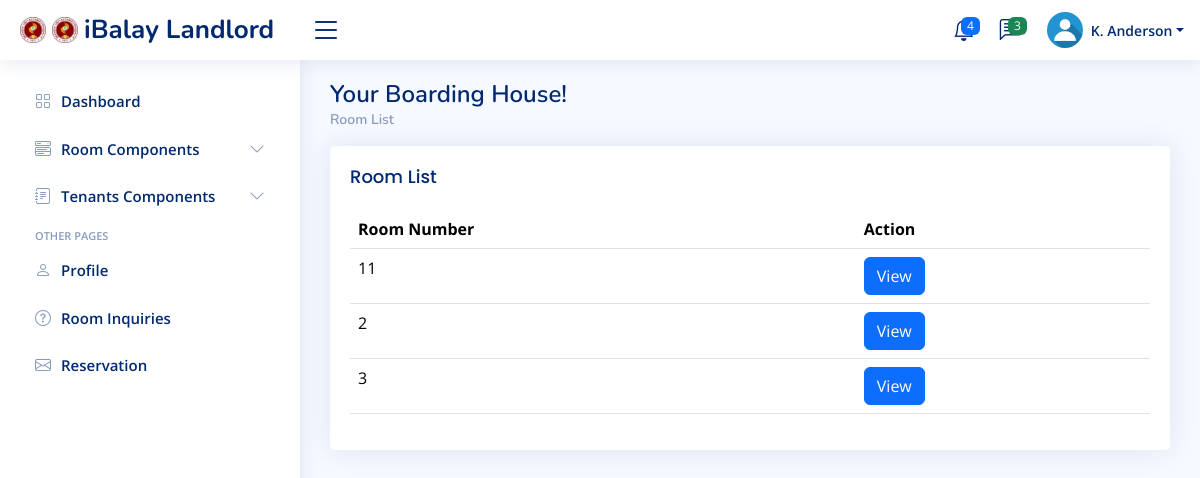
Before: /landlord/room/show-room.php (signed in) with the older database file.
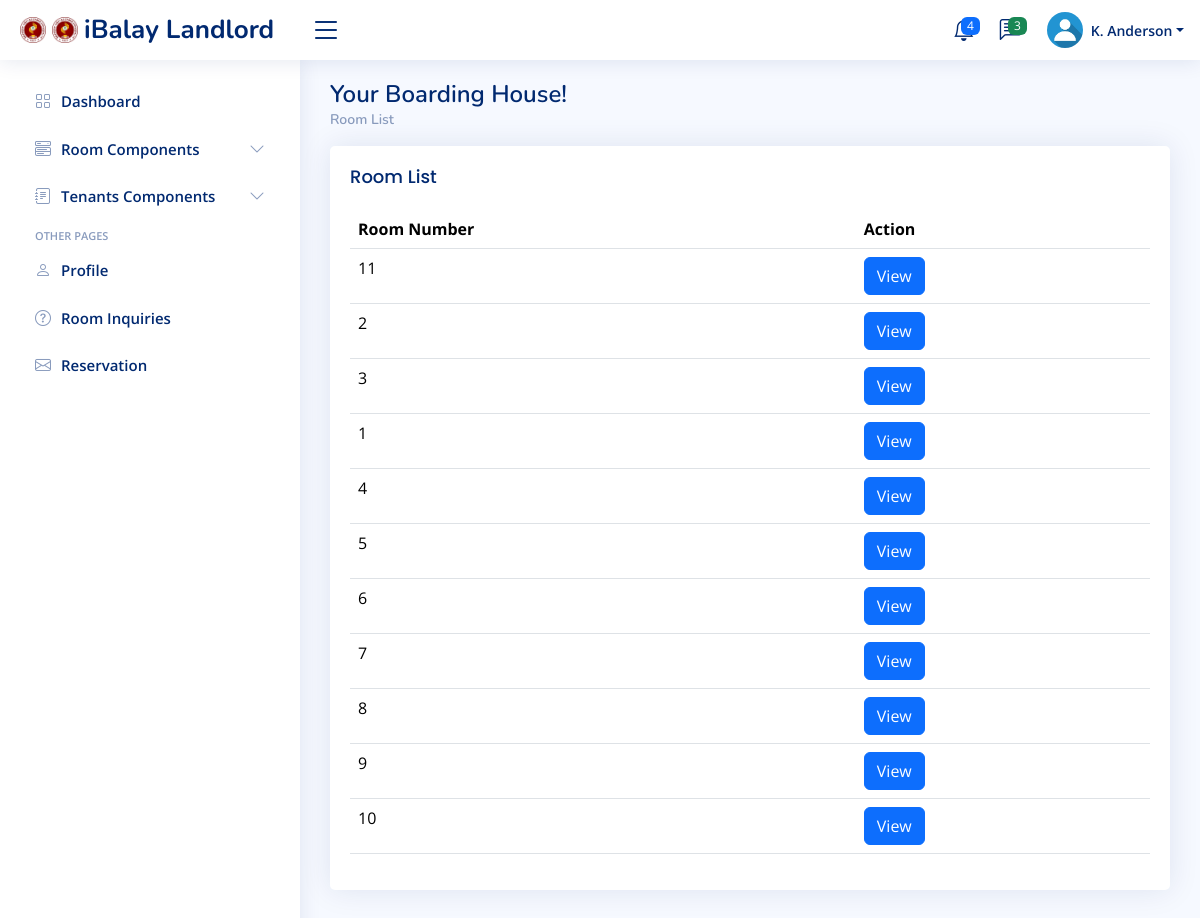
After: the same page with the newer database file.
### tables this page shows
CREATE TABLE `room` (
  `room_id` bigint(20) UNSIGNED NOT NULL,
  `landlord_id` int(11) DEFAULT NULL,
  `room_number` int(11) DEFAULT NULL,
  `description` text DEFAULT NULL,
  `capacity` int(11) DEFAULT NULL,
  `room_price` decimal(10,2) DEFAULT NULL,
  `room_photo1` varchar(255) DEFAULT NULL,
  `room_photo2` varchar(255) DEFAULT NULL
);

### landlord/room/views/tasks/fetch-room-details.php (called while the page is built, shortened)
<?php
include('../../database/config.php');
$landlord_id = $_SESSION['landlord_id'];
$query = "SELECT room_id, room_number, description, capacity, room_price, room_photo1, room_photo2, landlord_id FROM room WHERE landlord_id = ?";
$stmt = $conn->prepare($query);
$stmt->bind_param("i", $landlord_id);
$rooms = [];
if ($stmt->execute()) {
    $result = $stmt->get_result();
    while ($row = $result->fetch_assoc()) {
        $rooms[] = $row;
    }
} else {
    echo "Error retrieving rooms: " . $stmt->error;
}
?>

### landlord/room/views/show-room.php (the view, shortened to what this page needs)
<?php
include('views/tasks/fetch-room-details.php');
?>
<main id="main" class="main">
        <div class="pagetitle">
            <h1>Your Boarding House!</h1>
            <nav>
                <ol class="breadcrumb">
                    <li class="breadcrumb-item"><a href="#">Room List</a></li>
                </ol>
            </nav>
        </div>
                <div class="card">
                    <div class="card-body">
                        <h5 class="card-title">Room List</h5>
                        <table class="table datatable">
                            <thead>
                                <tr>
                                    <th>Room Number</th>
                                    <th>Action</th>
                                </tr>
                            </thead>
                            <tbody>
                                <?php if (!empty($rooms)): ?>
                                    <?php foreach ($rooms as $room): ?>
                                        <tr>
                                            <td><?php echo htmlspecialchars($room['room_number']); ?></td>
                                            <td>
                                                <button class="btn btn-primary" data-bs-toggle="modal"
                                                        data-bs-target="#roomDetailsModal"
                                                        data-room-details='<?php echo json_encode($room); ?>'>
                                                    View
                                                </button>
                                            </td>
                                        </tr>
                                    <?php endforeach; ?>
                                <?php else: ?>
                                    <tr>
                                        <td colspan="2">No rooms available. Add some rooms!</td>
                                    </tr>
                                <?php endif; ?>
                            </tbody>
                        </table>
                    </div>
                </div>
</main>

### landlord/layouts/header.php (shortened to what this page needs)
<head>
</head>
<header id="header" class="header fixed-top d-flex align-items-center">
  <div class="d-flex align-items-center justify-content-between">
    <a href="#" class="logo d-flex align-items-center">
      <img src="../../assets/img/evsufav.png" alt="">
      <img src=".././assets/img/evsufav.png" alt="">
      <span class="d-none d-lg-block">iBalay Landlord</span>
    </a>
    <i class="bi bi-list toggle-sidebar-btn"></i>
  </div>
  <nav class="header-nav ms-auto">
    <ul class="d-flex align-items-center">
      <li class="nav-item dropdown">
        <a class="nav-link nav-icon" href="#" data-bs-toggle="dropdown">
          <span class="badge bg-primary badge-number">4</span>
        </a>
      </li>
      <li class="nav-item dropdown">
        <a class="nav-link nav-icon" href="#" data-bs-toggle="dropdown">
          <span class="badge bg-success badge-number">3</span>
        </a>
      </li>
      <li class="nav-item dropdown pe-3">
        <a class="nav-link nav-profile d-flex align-items-center pe-0" href="#" data-bs-toggle="dropdown">
          <img src="../../assets/img/deafult-pic.jpg" alt="Profile" class="rounded-circle">
          <span class="d-none d-md-block dropdown-toggle ps-2">K. Anderson</span>
        </a>
      </li>
    </ul>
  </nav>
</header>

### landlord/room/show-room.php (shortened to what this page needs)
<?php
  include('../layouts/header.php');
  ?>
<!DOCTYPE html>
<html lang="en">
<head>
  <link href="../../assets/vendor/bootstrap/css/bootstrap.min.css" rel="stylesheet">
  <link href="../../assets/vendor/bootstrap-icons/bootstrap-icons.css" rel="stylesheet">
  <link href="../../assets/vendor/boxicons/css/boxicons.min.css" rel="stylesheet">
  <link href="../../assets/vendor/quill/quill.snow.css" rel="stylesheet">
  <link href="../../assets/vendor/quill/quill.bubble.css" rel="stylesheet">
  <link href="../../assets/vendor/remixicon/remixicon.css" rel="stylesheet">
  <link href="../../assets/vendor/simple-datatables/style.css" rel="stylesheet">
  <link href="../../assets/css/style.css" rel="stylesheet">
</head>
<body>
  <?php
    require('../layouts/sidebar.php');
  ?>
  <?php
    include('views/show-room.php');
  ?>
</body>
</html>

### landlord/layouts/sidebar.php (shortened to what this page needs)
<aside id="sidebar" class="sidebar">
  <ul class="sidebar-nav" id="sidebar-nav">
    <li class="nav-item">
      <a class="nav-link collapsed" href="/iBalay/landlord/dashboard/home.php">
        <i class="bi bi-grid"></i>
        <span>Dashboard</span>
      </a>
    </li>
    <li class="nav-item">
      <a class="nav-link collapsed" data-bs-target="#components-nav" data-bs-toggle="collapse" href="#">
        <i class="bi bi-menu-button-wide"></i><span>Room Components</span><i class="bi bi-chevron-down ms-auto"></i>
      </a>
    </li>
    <li class="nav-item">
      <a class="nav-link collapsed" data-bs-target="#forms-nav" data-bs-toggle="collapse" href="#">
        <i class="bi bi-journal-text"></i><span>Tenants Components</span><i class="bi bi-chevron-down ms-auto"></i>
      </a>
    </li>
    <li class="nav-heading">Other Pages</li>
    <li class="nav-item">
      <a class="nav-link collapsed" href="users-profile.html">
        <i class="bi bi-person"></i>
        <span>Profile</span>
      </a>
    </li>
    <li class="nav-item">
      <a class="nav-link collapsed" href="pages-faq.html">
        <i class="bi bi-question-circle"></i>
        <span>Room Inquiries</span>
      </a>
    </li>
    <li class="nav-item">
      <a class="nav-link collapsed" href="pages-contact.html">
        <i class="bi bi-envelope"></i>
        <span>Reservation</span>
      </a>
    </li>
  </ul>
</aside>

### assets/css/style.css (style rules this page uses)
:root { scroll-behavior: smooth; }
body { font-family: "Open Sans", sans-serif; background: #f6f9ff; color: #444444; }
a { color: #4154f1; text-decoration: none; }
h1, h2, h3, h4, h5, h6 { font-family: "Nunito", sans-serif; }
#main { margin-top: 60px; padding: 20px 30px; transition: all 0.3s; }
.pagetitle { margin-bottom: 10px; }
.pagetitle h1 { font-size: 24px; margin-bottom: 0; font-weight: 600; color: #012970; }
.card { margin-bottom: 30px; border: none; border-radius: 5px; box-shadow: 0px 0 30px rgba(1, 41, 112, 0.1); }
.card-title { padding: 20px 0 15px 0; font-size: 18px; font-weight: 500; color: #012970; font-family: "Poppins", sans-serif; }
.card-body { padding: 0 20px 20px 20px; }
.breadcrumb { font-size: 14px; font-family: "Nunito", sans-serif; color: #899bbd; font-weight: 600; }
.breadcrumb a { color: #899bbd; transition: 0.3s; }
.breadcrumb .breadcrumb-item::before { color: #899bbd; }
.logo { line-height: 1; }
@media (min-width: 1200px) { .logo { width: 280px; } }
.logo img { max-height: 26px; margin-right: 6px; }
.logo span { font-size: 26px; font-weight: 700; color: #012970; font-family: "Nunito", sans-serif; }
.header { transition: all 0.5s; z-index: 997; height: 60px; box-shadow: 0px 2px 20px rgba(1, 41, 112, 0.1); background-color: #fff; padding-left: 20px; }
.header .toggle-sidebar-btn { font-size: 32px; padding-left: 10px; cursor: pointer; color: #012970; }
.header-nav ul { list-style: none; }
.header-nav>ul { margin: 0; padding: 0; }
.header-nav .nav-icon { font-size: 22px; color: #012970; margin-right: 25px; position: relative; }
.header-nav .nav-profile { color: #012970; }
.header-nav .nav-profile img { max-height: 36px; }
.header-nav .nav-profile span { font-size: 14px; font-weight: 600; }
.header-nav .badge-number { position: absolute; inset: -2px -5px auto auto; font-weight: normal; font-size: 12px; padding: 3px 6px; }
.sidebar { position: fixed; top: 60px; left: 0; bottom: 0; width: 300px; z-index: 996; transition: all 0.3s; padding: 20px; overflow-y: auto; scrollbar-width: thin; scrollbar-color: #aab7cf transparent; box-shadow: 0px 0px 20px rgba(1, 41, 112, 0.1); background-color: #fff; }
@media (min-width: 1200px) { #main, #footer { margin-left: 300px; } }
.sidebar-nav { padding: 0; margin: 0; list-style: none; }
.sidebar-nav li { padding: 0; margin: 0; list-style: none; }
.sidebar-nav .nav-item { margin-bottom: 5px; }
.sidebar-nav .nav-heading { font-size: 11px; text-transform: uppercase; color: #899bbd; font-weight: 600; margin: 10px 0 5px 15px; }
.sidebar-nav .nav-link { display: flex; align-items: center; font-size: 15px; font-weight: 600; color: #4154f1; transition: 0.3; background: #f6f9ff; padding: 10px 15px; border-radius: 4px; }
.sidebar-nav .nav-link i { font-size: 16px; margin-right: 10px; color: #4154f1; }
.sidebar-nav .nav-link.collapsed { color: #012970; background: #fff; }
.sidebar-nav .nav-link.collapsed i { color: #899bbd; }
.sidebar-nav .nav-link .bi-chevron-down { margin-right: 0; transition: transform 0.2s ease-in-out; }

Changed rows visible on the page:
added room: room_number "1"
added room: room_number "4"
added room: room_number "5"
added room: room_number "6"
added room: room_number "7"
added room: room_number "8"
added room: room_number "9"
added room: room_number "10"
